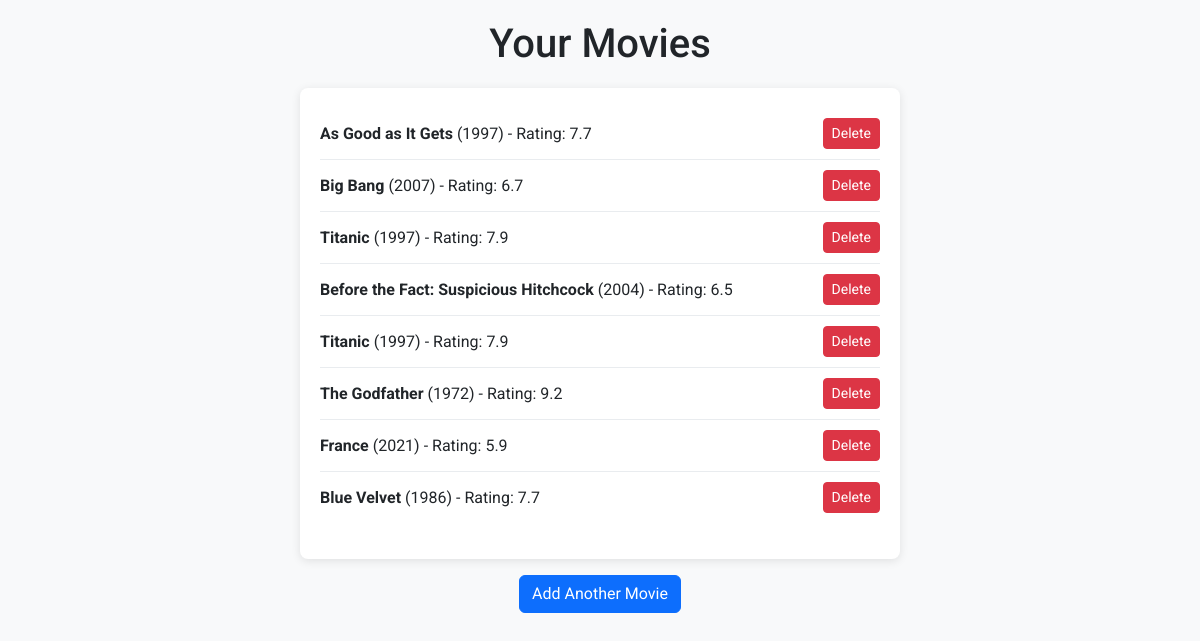
Page /list_movies/1 on the earlier database version.
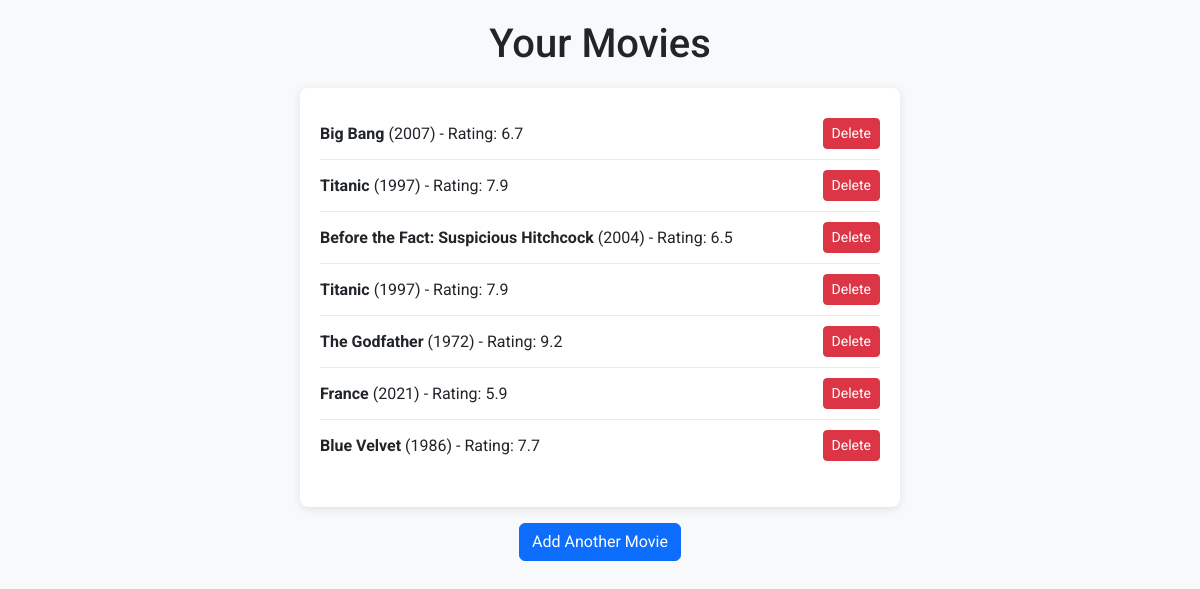
Same page on the later database version.
### main.py (models this page shows, shortened)
class Movie(db.Model):
    __tablename__ = 'movies'
    id = Column(Integer, primary_key=True)
    name = Column(String, nullable=False)
    director_id = Column(Integer, ForeignKey('directors.id'))
    year = Column(Integer, nullable=False)
    rating = Column(Integer, nullable=False)
    user_id = Column(Integer, ForeignKey('Users.id'))
    user = relationship("User", back_populates="movies")
    director = relationship("Director", back_populates="movies")
    genres = relationship("Genre", secondary=movie_genre_association, back_populates="movies")
    reviews = relationship("Review", back_populates="movie")

### main.py (the view)
@app.route('/list_movies/<int:user_id>', methods=['GET'])
def list_movies(user_id):
    movies = db.session.query(Movie).filter(Movie.user_id == user_id).all()
    return render_template('list_movies.html', movies=movies, user_id=user_id)

### templates/list_movies.html (shortened to what this page needs)
<!DOCTYPE html>
<html lang="en">
<head>
    <link href="https://cdn.jsdelivr.net/npm/bootstrap@5.3.3/dist/css/bootstrap.min.css" rel="stylesheet">
</head>
<body>
    <h1>Your Movies</h1>
    <div class="movie-list">
        <ul class="list-unstyled">
            {% if movies %}
                {% for movie in movies %}
                    <li class="movie-item">
                        <div>
                            <strong>{{ movie.name }}</strong> ({{ movie.year }}) - Rating: {{ movie.rating }}
                        </div>
                        <form action="{{ url_for('delete_movie', user_id=user_id, movie_id=movie.id) }}" method="POST" style="display:inline;">
                            <button type="submit" class="btn btn-danger btn-sm">Delete</button>
                        </form>
                    </li>
                {% endfor %}
            {% else %}
                <li class="no-movies">No movies found.</li>
            {% endif %}
        </ul>
    </div>
    <div class="text-center mt-3">
        <a href="{{ url_for('fetch_movie', user_id=user_id) }}" class="btn btn-primary">Add Another Movie</a>
    </div>
</body>
</html>

Differences in the rows shown:
removed Movie: name "As Good as It Gets", year "1997", rating "7.7"
